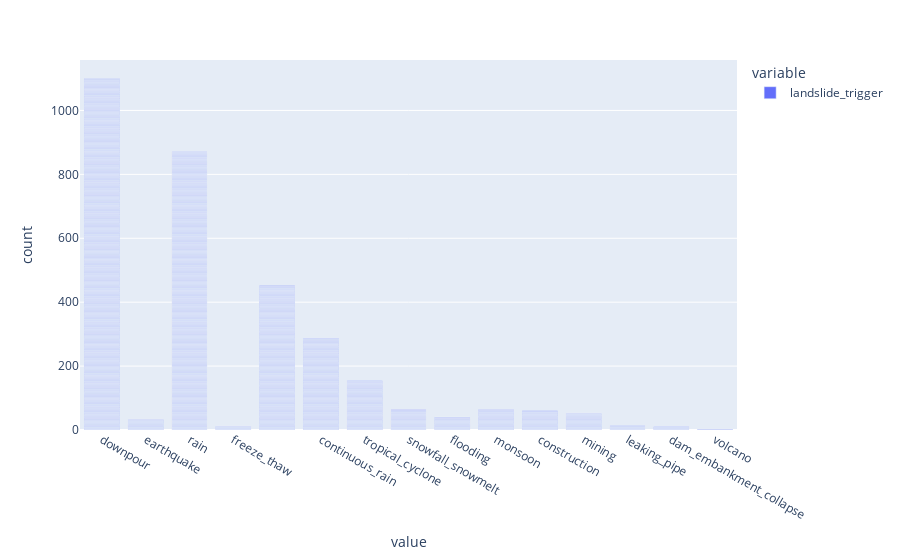

The notebook cell this image was saved under:
### Code cell
nasa_df["landslide_trigger"].plot.bar()

### Figure 1 — Plotly figure (JSON) as saved in the notebook; plotly's stock layout.template omitted (floating-point values rounded to 4 significant figures; data arrays with more than 128 entries replaced by an {"elided": "..."} marker saying what was removed)
{"data": [{"alignmentgroup": "True", "hovertemplate": "variable=landslide_trigger<br>value=%{x}<br>count=%{y}<extra></extra>", "legendgroup": "landslide_trigger", "marker": {"color": "#636efa", "pattern": {"shape": ""}}, "name": "landslide_trigger", "offsetgroup": "landslide_trigger", "orientation": "v", "showlegend": true, "textposition": "auto", "type": "bar", "x": {"elided": "3216 str values"}, "xaxis": "x", "y": {"elided": "3216 int values"}, "yaxis": "y"}], "layout": {"barmode": "relative", "legend": {"title": {"text": "variable"}, "tracegroupgap": 0}, "margin": {"t": 60}, "xaxis": {"anchor": "y", "domain": [0, 1], "title": {"text": "value"}}, "yaxis": {"anchor": "x", "domain": [0, 1], "title": {"text": "count"}}}}
